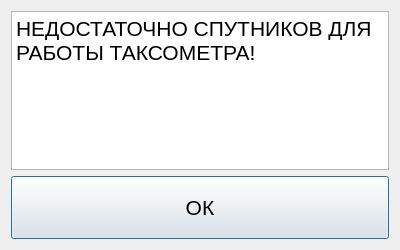
<?xml version="1.0" encoding="UTF-8"?>
<ui version="4.0">
 <class>IInfoDialog</class>
 <widget class="QDialog" name="IInfoDialog">
  <property name="windowModality">
   <enum>Qt::ApplicationModal</enum>
  </property>
  <property name="geometry">
   <rect>
    <x>0</x>
    <y>0</y>
    <width>400</width>
    <height>250</height>
   </rect>
  </property>
  <property name="windowTitle">
   <string>Информация</string>
  </property>
  <property name="modal">
   <bool>true</bool>
  </property>
  <layout class="QVBoxLayout" name="verticalLayout" stretch="5,2">
   <item>
    <widget class="QTextBrowser" name="textBrowser">
     <property name="font">
      <font>
       <pointsize>16</pointsize>
      </font>
     </property>
     <property name="html">
      <string>&lt;!DOCTYPE HTML PUBLIC &quot;-//W3C//DTD HTML 4.0//EN&quot; &quot;http://www.w3.org/TR/REC-html40/strict.dtd&quot;&gt;
&lt;html&gt;&lt;head&gt;&lt;meta name=&quot;qrichtext&quot; content=&quot;1&quot; /&gt;&lt;style type=&quot;text/css&quot;&gt;
p, li { white-space: pre-wrap; }
&lt;/style&gt;&lt;/head&gt;&lt;body style=&quot; font-family:'MS Shell Dlg 2'; font-size:16pt; font-weight:400; font-style:normal;&quot;&gt;
&lt;p style=&quot; margin-top:0px; margin-bottom:0px; margin-left:0px; margin-right:0px; -qt-block-indent:0; text-indent:0px;&quot;&gt;НЕДОСТАТОЧНО СПУТНИКОВ ДЛЯ РАБОТЫ ТАКСОМЕТРА!&lt;/p&gt;&lt;/body&gt;&lt;/html&gt;</string>
     </property>
    </widget>
   </item>
   <item>
    <widget class="QPushButton" name="pushButton">
     <property name="sizePolicy">
      <sizepolicy hsizetype="Minimum" vsizetype="Expanding">
       <horstretch>0</horstretch>
       <verstretch>0</verstretch>
      </sizepolicy>
     </property>
     <property name="font">
      <font>
       <pointsize>16</pointsize>
      </font>
     </property>
     <property name="text">
      <string>ОК</string>
     </property>
     <property name="icon">
      <iconset>
       <normalon>:/UI/images/ok.png</normalon>
      </iconset>
     </property>
     <property name="iconSize">
      <size>
       <width>32</width>
       <height>32</height>
      </size>
     </property>
    </widget>
   </item>
  </layout>
 </widget>
 <layoutdefault spacing="6" margin="11"/>
 <resources>
  <include location="UI.qrc"/>
 </resources>
 <connections>
  <connection>
   <sender>pushButton</sender>
   <signal>clicked()</signal>
   <receiver>IInfoDialog</receiver>
   <slot>accept()</slot>
   <hints>
    <hint type="sourcelabel">
     <x>167</x>
     <y>256</y>
    </hint>
    <hint type="destinationlabel">
     <x>202</x>
     <y>0</y>
    </hint>
   </hints>
  </connection>
  <connection>
   <sender>pushButton</sender>
   <signal>clicked()</signal>
   <receiver>IInfoDialog</receiver>
   <slot>clickSound()</slot>
   <hints>
    <hint type="sourcelabel">
     <x>314</x>
     <y>228</y>
    </hint>
    <hint type="destinationlabel">
     <x>309</x>
     <y>-31</y>
    </hint>
   </hints>
  </connection>
 </connections>
 <slots>
  <slot>clickSound()</slot>
 </slots>
</ui>
